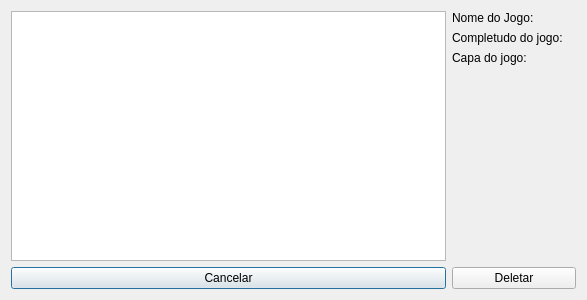
<?xml version="1.0" encoding="UTF-8"?>
<ui version="4.0">
 <class>Dialog</class>
 <widget class="QDialog" name="Dialog">
  <property name="geometry">
   <rect>
    <x>0</x>
    <y>0</y>
    <width>587</width>
    <height>300</height>
   </rect>
  </property>
  <property name="windowTitle">
   <string>Dialog</string>
  </property>
  <property name="modal">
   <bool>true</bool>
  </property>
  <layout class="QGridLayout" name="gridLayout">
   <item row="0" column="0">
    <widget class="QListView" name="listView"/>
   </item>
   <item row="0" column="1">
    <layout class="QFormLayout" name="formLayout">
     <item row="0" column="0">
      <widget class="QLabel" name="label">
       <property name="text">
        <string>Nome do Jogo:</string>
       </property>
      </widget>
     </item>
     <item row="1" column="0">
      <widget class="QLabel" name="label_2">
       <property name="text">
        <string>Completudo do jogo:</string>
       </property>
      </widget>
     </item>
     <item row="2" column="0">
      <widget class="QLabel" name="label_3">
       <property name="text">
        <string>Capa do jogo:</string>
       </property>
      </widget>
     </item>
     <item row="0" column="1">
      <widget class="QLabel" name="labelNome">
       <property name="text">
        <string/>
       </property>
      </widget>
     </item>
     <item row="1" column="1">
      <widget class="QLabel" name="labelCompleto">
       <property name="text">
        <string/>
       </property>
      </widget>
     </item>
     <item row="2" column="1">
      <widget class="QLabel" name="labelCapa">
       <property name="text">
        <string/>
       </property>
      </widget>
     </item>
    </layout>
   </item>
   <item row="1" column="0">
    <widget class="QPushButton" name="pushButton">
     <property name="text">
      <string>Cancelar</string>
     </property>
    </widget>
   </item>
   <item row="1" column="1">
    <widget class="QPushButton" name="pushButton_2">
     <property name="text">
      <string>Deletar</string>
     </property>
    </widget>
   </item>
  </layout>
 </widget>
 <resources/>
 <connections/>
</ui>
